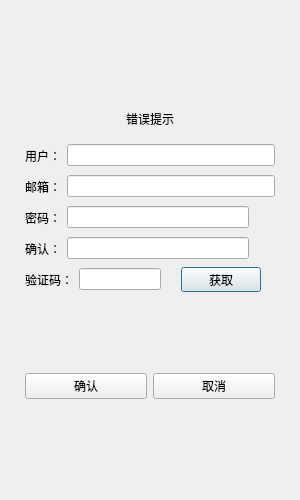
<?xml version="1.0" encoding="UTF-8"?>
<ui version="4.0">
 <class>RegisterDialog</class>
 <widget class="QDialog" name="RegisterDialog">
  <property name="geometry">
   <rect>
    <x>0</x>
    <y>0</y>
    <width>300</width>
    <height>500</height>
   </rect>
  </property>
  <property name="minimumSize">
   <size>
    <width>300</width>
    <height>500</height>
   </size>
  </property>
  <property name="maximumSize">
   <size>
    <width>300</width>
    <height>500</height>
   </size>
  </property>
  <property name="windowTitle">
   <string>Dialog</string>
  </property>
  <layout class="QVBoxLayout" name="verticalLayout">
   <item>
    <layout class="QHBoxLayout" name="horizontalLayout">
     <property name="leftMargin">
      <number>5</number>
     </property>
     <property name="topMargin">
      <number>5</number>
     </property>
     <property name="rightMargin">
      <number>5</number>
     </property>
     <property name="bottomMargin">
      <number>5</number>
     </property>
     <item>
      <widget class="QStackedWidget" name="stackedWidget">
       <property name="currentIndex">
        <number>0</number>
       </property>
       <widget class="QWidget" name="page">
        <layout class="QVBoxLayout" name="verticalLayout_2">
         <item>
          <spacer name="verticalSpacer">
           <property name="orientation">
            <enum>Qt::Orientation::Vertical</enum>
           </property>
           <property name="sizeHint" stdset="0">
            <size>
             <width>20</width>
             <height>40</height>
            </size>
           </property>
          </spacer>
         </item>
         <item>
          <widget class="QWidget" name="widget" native="true">
           <layout class="QVBoxLayout" name="verticalLayout_3">
            <item>
             <widget class="QLabel" name="err_tip">
              <property name="text">
               <string>错误提示</string>
              </property>
              <property name="alignment">
               <set>Qt::AlignmentFlag::AlignCenter</set>
              </property>
             </widget>
            </item>
           </layout>
          </widget>
         </item>
         <item>
          <layout class="QHBoxLayout" name="horizontalLayout_2">
           <item>
            <widget class="QLabel" name="user_label">
             <property name="minimumSize">
              <size>
               <width>0</width>
               <height>25</height>
              </size>
             </property>
             <property name="maximumSize">
              <size>
               <width>16777215</width>
               <height>25</height>
              </size>
             </property>
             <property name="text">
              <string>用户：</string>
             </property>
            </widget>
           </item>
           <item>
            <widget class="QLineEdit" name="user_edit"/>
           </item>
          </layout>
         </item>
         <item>
          <layout class="QHBoxLayout" name="horizontalLayout_3">
           <item>
            <widget class="QLabel" name="email_label">
             <property name="minimumSize">
              <size>
               <width>0</width>
               <height>25</height>
              </size>
             </property>
             <property name="maximumSize">
              <size>
               <width>16777215</width>
               <height>25</height>
              </size>
             </property>
             <property name="text">
              <string>邮箱：</string>
             </property>
            </widget>
           </item>
           <item>
            <widget class="QLineEdit" name="email_edit"/>
           </item>
          </layout>
         </item>
         <item>
          <layout class="QHBoxLayout" name="horizontalLayout_4">
           <item>
            <widget class="QLabel" name="passwd_label">
             <property name="minimumSize">
              <size>
               <width>0</width>
               <height>25</height>
              </size>
             </property>
             <property name="maximumSize">
              <size>
               <width>16777215</width>
               <height>25</height>
              </size>
             </property>
             <property name="text">
              <string>密码：</string>
             </property>
            </widget>
           </item>
           <item>
            <widget class="QLineEdit" name="passwd_edit"/>
           </item>
           <item>
            <widget class="ClickedLabel" name="passwd_visible">
             <property name="minimumSize">
              <size>
               <width>20</width>
               <height>20</height>
              </size>
             </property>
             <property name="maximumSize">
              <size>
               <width>20</width>
               <height>20</height>
              </size>
             </property>
             <property name="text">
              <string/>
             </property>
            </widget>
           </item>
          </layout>
         </item>
         <item>
          <layout class="QHBoxLayout" name="horizontalLayout_5">
           <item>
            <widget class="QLabel" name="ack_label">
             <property name="minimumSize">
              <size>
               <width>0</width>
               <height>25</height>
              </size>
             </property>
             <property name="maximumSize">
              <size>
               <width>16777215</width>
               <height>25</height>
              </size>
             </property>
             <property name="text">
              <string>确认：</string>
             </property>
            </widget>
           </item>
           <item>
            <widget class="QLineEdit" name="ack_edit"/>
           </item>
           <item>
            <widget class="ClickedLabel" name="ack_visible">
             <property name="minimumSize">
              <size>
               <width>20</width>
               <height>20</height>
              </size>
             </property>
             <property name="maximumSize">
              <size>
               <width>20</width>
               <height>20</height>
              </size>
             </property>
             <property name="text">
              <string/>
             </property>
            </widget>
           </item>
          </layout>
         </item>
         <item>
          <layout class="QHBoxLayout" name="horizontalLayout_6">
           <item>
            <widget class="QLabel" name="verify_label">
             <property name="minimumSize">
              <size>
               <width>0</width>
               <height>25</height>
              </size>
             </property>
             <property name="maximumSize">
              <size>
               <width>16777215</width>
               <height>25</height>
              </size>
             </property>
             <property name="text">
              <string>验证码：</string>
             </property>
            </widget>
           </item>
           <item>
            <widget class="QLineEdit" name="verify_edit"/>
           </item>
           <item>
            <spacer name="horizontalSpacer">
             <property name="orientation">
              <enum>Qt::Orientation::Horizontal</enum>
             </property>
             <property name="sizeHint" stdset="0">
              <size>
               <width>40</width>
               <height>20</height>
              </size>
             </property>
            </spacer>
           </item>
           <item>
            <widget class="TimerBtn" name="get_code">
             <property name="minimumSize">
              <size>
               <width>80</width>
               <height>25</height>
              </size>
             </property>
             <property name="maximumSize">
              <size>
               <width>80</width>
               <height>25</height>
              </size>
             </property>
             <property name="text">
              <string>获取</string>
             </property>
            </widget>
           </item>
           <item>
            <spacer name="horizontalSpacer_2">
             <property name="orientation">
              <enum>Qt::Orientation::Horizontal</enum>
             </property>
             <property name="sizeHint" stdset="0">
              <size>
               <width>40</width>
               <height>20</height>
              </size>
             </property>
            </spacer>
           </item>
          </layout>
         </item>
         <item>
          <spacer name="verticalSpacer_2">
           <property name="orientation">
            <enum>Qt::Orientation::Vertical</enum>
           </property>
           <property name="sizeHint" stdset="0">
            <size>
             <width>20</width>
             <height>40</height>
            </size>
           </property>
          </spacer>
         </item>
         <item>
          <layout class="QHBoxLayout" name="horizontalLayout_7">
           <item>
            <widget class="QPushButton" name="sure_btn">
             <property name="text">
              <string>确认</string>
             </property>
            </widget>
           </item>
           <item>
            <widget class="QPushButton" name="cancel_btn">
             <property name="text">
              <string>取消</string>
             </property>
            </widget>
           </item>
          </layout>
         </item>
         <item>
          <spacer name="verticalSpacer_3">
           <property name="orientation">
            <enum>Qt::Orientation::Vertical</enum>
           </property>
           <property name="sizeHint" stdset="0">
            <size>
             <width>20</width>
             <height>40</height>
            </size>
           </property>
          </spacer>
         </item>
        </layout>
       </widget>
       <widget class="QWidget" name="page_2"/>
      </widget>
     </item>
    </layout>
   </item>
  </layout>
 </widget>
 <customwidgets>
  <customwidget>
   <class>TimerBtn</class>
   <extends>QPushButton</extends>
   <header>timerbtn.h</header>
  </customwidget>
  <customwidget>
   <class>ClickedLabel</class>
   <extends>QLabel</extends>
   <header>clickedlabel.h</header>
  </customwidget>
 </customwidgets>
 <resources/>
 <connections/>
</ui>
